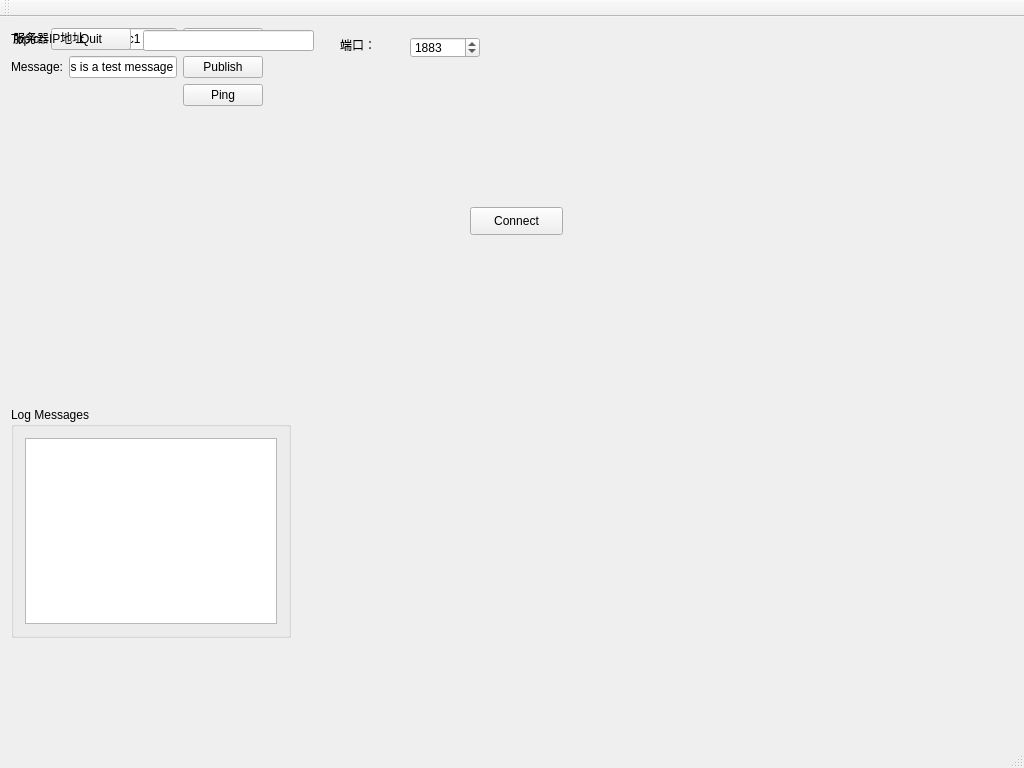
<?xml version="1.0" encoding="UTF-8"?>
<ui version="4.0">
 <class>MainWindow</class>
 <widget class="QMainWindow" name="MainWindow">
  <property name="geometry">
   <rect>
    <x>0</x>
    <y>0</y>
    <width>1024</width>
    <height>768</height>
   </rect>
  </property>
  <property name="windowTitle">
   <string>MainWindow</string>
  </property>
  <widget class="QWidget" name="centralWidget">
   <widget class="QGroupBox" name="groupBox">
    <property name="geometry">
     <rect>
      <x>11</x>
      <y>390</y>
      <width>280</width>
      <height>231</height>
     </rect>
    </property>
    <property name="title">
     <string>Log Messages</string>
    </property>
    <layout class="QHBoxLayout" name="horizontalLayout_2">
     <item>
      <widget class="QPlainTextEdit" name="editLog"/>
     </item>
    </layout>
   </widget>
   <widget class="QWidget" name="">
    <layout class="QGridLayout" name="gridLayout">
     <item row="0" column="1">
      <widget class="QLineEdit" name="lineEditTopic">
       <property name="text">
        <string>qtmqtt/topic1</string>
       </property>
      </widget>
     </item>
     <item row="0" column="0">
      <widget class="QLabel" name="label_3">
       <property name="text">
        <string>Topic:</string>
       </property>
      </widget>
     </item>
     <item row="1" column="0">
      <widget class="QLabel" name="label_4">
       <property name="text">
        <string>Message:</string>
       </property>
      </widget>
     </item>
     <item row="1" column="2">
      <widget class="QPushButton" name="buttonPublish">
       <property name="text">
        <string>Publish</string>
       </property>
      </widget>
     </item>
     <item row="0" column="2">
      <widget class="QPushButton" name="buttonSubscribe">
       <property name="text">
        <string>Subscribe</string>
       </property>
      </widget>
     </item>
     <item row="1" column="1">
      <widget class="QLineEdit" name="lineEditMessage">
       <property name="text">
        <string>This is a test message</string>
       </property>
      </widget>
     </item>
     <item row="2" column="2">
      <widget class="QPushButton" name="buttonPing">
       <property name="text">
        <string>Ping</string>
       </property>
      </widget>
     </item>
    </layout>
   </widget>
   <widget class="QWidget" name="">
    <layout class="QHBoxLayout" name="horizontalLayout_3">
     <item>
      <spacer name="horizontalSpacer">
       <property name="orientation">
        <enum>Qt::Horizontal</enum>
       </property>
       <property name="sizeHint" stdset="0">
        <size>
         <width>40</width>
         <height>20</height>
        </size>
       </property>
      </spacer>
     </item>
     <item>
      <widget class="QPushButton" name="buttonQuit">
       <property name="text">
        <string>Quit</string>
       </property>
      </widget>
     </item>
    </layout>
   </widget>
   <widget class="QPushButton" name="buttonConnect">
    <property name="geometry">
     <rect>
      <x>470</x>
      <y>190</y>
      <width>93</width>
      <height>28</height>
     </rect>
    </property>
    <property name="text">
     <string>Connect</string>
    </property>
   </widget>
   <widget class="QLabel" name="label_2">
    <property name="geometry">
     <rect>
      <x>340</x>
      <y>20</y>
      <width>40</width>
      <height>16</height>
     </rect>
    </property>
    <property name="text">
     <string>端口：</string>
    </property>
   </widget>
   <widget class="QSpinBox" name="spinBoxPort">
    <property name="geometry">
     <rect>
      <x>410</x>
      <y>20</y>
      <width>70</width>
      <height>21</height>
     </rect>
    </property>
    <property name="maximum">
     <number>99999</number>
    </property>
    <property name="value">
     <number>1883</number>
    </property>
   </widget>
   <widget class="QLabel" name="label">
    <property name="geometry">
     <rect>
      <x>13</x>
      <y>13</y>
      <width>123</width>
      <height>16</height>
     </rect>
    </property>
    <property name="text">
     <string>服务器IP地址</string>
    </property>
   </widget>
   <widget class="QLineEdit" name="lineEditHost">
    <property name="geometry">
     <rect>
      <x>143</x>
      <y>13</y>
      <width>171</width>
      <height>21</height>
     </rect>
    </property>
    <property name="text">
     <string/>
    </property>
   </widget>
  </widget>
  <widget class="QMenuBar" name="menuBar">
   <property name="geometry">
    <rect>
     <x>0</x>
     <y>0</y>
     <width>1024</width>
     <height>26</height>
    </rect>
   </property>
  </widget>
  <widget class="QToolBar" name="mainToolBar">
   <attribute name="toolBarArea">
    <enum>TopToolBarArea</enum>
   </attribute>
   <attribute name="toolBarBreak">
    <bool>false</bool>
   </attribute>
  </widget>
  <widget class="QStatusBar" name="statusBar"/>
 </widget>
 <layoutdefault spacing="6" margin="11"/>
 <resources/>
 <connections/>
</ui>
